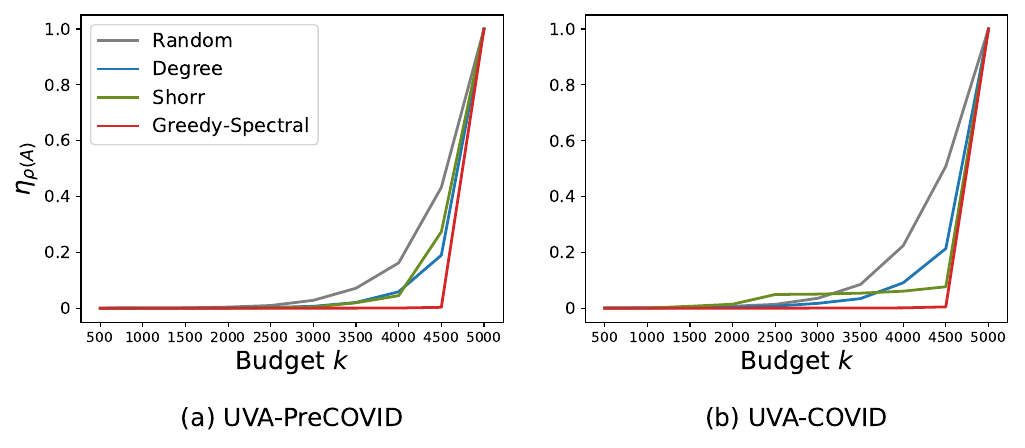

Write the Python code that produced this figure.
import matplotlib.pyplot as plt
import numpy as np
import pickle

if __name__ == '__main__':

    Figure = plt.figure(figsize=(10.24,4.48))

    plt.subplot(1,2,1)

    with open('Data/PreCOVID-Clearance/PreCOVID-Clearance-0.pkl', 'rb') as pkl:       
        cum_new_cases_no, cum_new_cases_rand, cum_new_cases_deg, cum_new_cases_greedy, cum_new_cases_shorr, loads_other_no, loads_other_rand, loads_other_deg, loads_other_greedy, loads_other_shorr, rhos_rand, rhos_deg, rhos_greedy, rhos_shorr = pickle.load(pkl)
    
    rho_original = 2.1205965655507413
    
    X = np.array(list(range(500,5001,500)))
    
    plt.plot(X, list(rhos_rand/rho_original)+[1], '-', label='Random', linewidth=2, color='C7', alpha=1)
    
    plt.plot(X, list(rhos_deg/rho_original)+[1], '-', label='Degree', linewidth=2, color='C0', alpha=1)

    plt.plot(X, list(rhos_shorr/rho_original)+[1], '-', label='Shorr', linewidth=2, color='#6B8E23', alpha=1)
    
    plt.plot(X, list(rhos_greedy/rho_original)+[1], '-', label='Greedy-Spectral', linewidth=2, color='C3', alpha=1)
    
    plt.xlabel(r"Budget $k$"+"\n\n(a) UVA-PreCOVID", fontsize=18)
    plt.ylabel(r"$\eta_{\rho(A)}$", fontsize=18)
    plt.xticks([500,1000,1500,2000,2500,3000,3500,4000,4500,5000],[500,1000,1500,2000,2500,3000,3500,4000,4500,5000],fontsize=10)
    plt.yticks([0,0.2,0.4,0.6,0.8,1.0],['0','0.2','0.4','0.6','0.8','1.0'],fontsize=12)
    plt.legend(loc=2,fontsize=14)

    plt.subplot(1,2,2)

    with open('Data/PostCOVID-Clearance/PostCOVID-Clearance-0.pkl', 'rb') as pkl:       
        cum_new_cases_no, cum_new_cases_rand, cum_new_cases_deg, cum_new_cases_greedy, cum_new_cases_shorr, loads_other_no, loads_other_rand, loads_other_deg, loads_other_greedy, loads_other_shorr, rhos_rand, rhos_deg, rhos_greedy, rhos_shorr = pickle.load(pkl)
    
    rho_original = 7814765560462431.0
    
    X = np.array(list(range(500,5001,500)))
    
    plt.plot(X, list(rhos_rand/rho_original)+[1], '-', label='Random', linewidth=2, color='C7', alpha=1)
    
    plt.plot(X, list(rhos_deg/rho_original)+[1], '-', label='Degree', linewidth=2, color='C0', alpha=1)

    plt.plot(X, list(rhos_shorr/rho_original)+[1], '-', label='Shorr', linewidth=2, color='#6B8E23', alpha=1)
    
    plt.plot(X, list(rhos_greedy/rho_original)+[1], '-', label='Greedy-Spectral', linewidth=2, color='C3', alpha=1)
    
    plt.xlabel(r"Budget $k$"+"\n\n(b) UVA-COVID", fontsize=18)
    plt.ylabel(r"$~$", fontsize=18)
    plt.xticks([500,1000,1500,2000,2500,3000,3500,4000,4500,5000],[500,1000,1500,2000,2500,3000,3500,4000,4500,5000],fontsize=10)
    plt.yticks([0,0.2,0.4,0.6,0.8,1.0],['0','0.2','0.4','0.6','0.8','1.0'],fontsize=12)
    #plt.legend(loc=1,fontsize=14)
    
    plt.tight_layout()
    plt.savefig('FigureS1.pdf')

    
    
